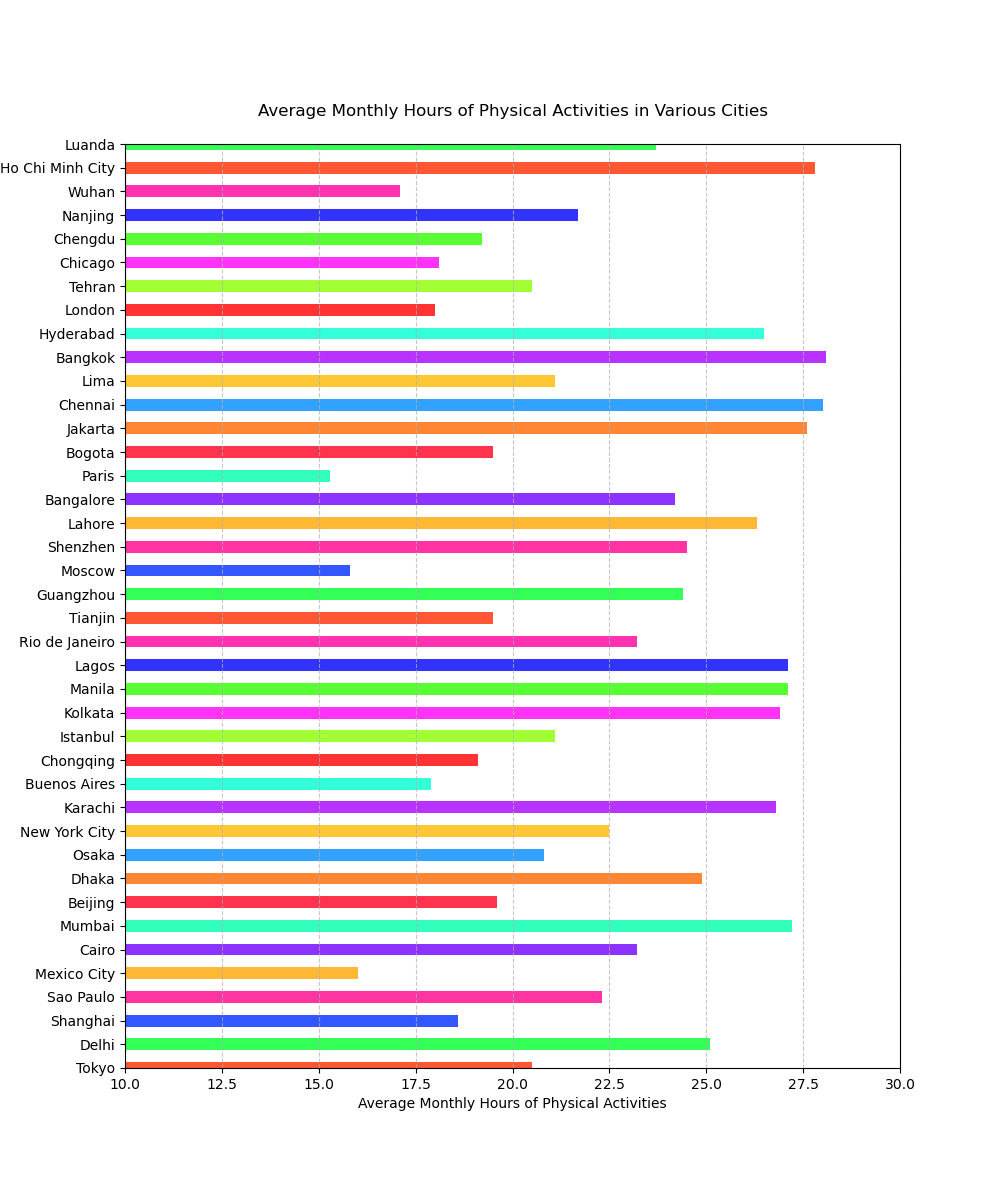

This chart was generated by the following Python code:

import matplotlib.pyplot as plt

# Data
cities = [
    'Tokyo', 'Delhi', 'Shanghai', 'Sao Paulo', 'Mexico City', 
    'Cairo', 'Mumbai', 'Beijing', 'Dhaka', 'Osaka', 
    'New York City', 'Karachi', 'Buenos Aires', 'Chongqing', 
    'Istanbul', 'Kolkata', 'Manila', 'Lagos', 'Rio de Janeiro', 
    'Tianjin', 'Guangzhou', 'Moscow', 'Shenzhen', 'Lahore', 
    'Bangalore', 'Paris', 'Bogota', 'Jakarta', 'Chennai', 
    'Lima', 'Bangkok', 'Hyderabad', 'London', 'Tehran', 
    'Chicago', 'Chengdu', 'Nanjing', 'Wuhan', 'Ho Chi Minh City', 
    'Luanda'
]
activities = [
    20.5, 25.1, 18.6, 22.3, 16.0, 
    23.2, 27.2, 19.6, 24.9, 20.8, 
    22.5, 26.8, 17.9, 19.1, 21.1, 
    26.9, 27.1, 27.1, 23.2, 19.5, 
    24.4, 15.8, 24.5, 26.3, 24.2, 
    15.3, 19.5, 27.6, 28.0, 21.1, 
    28.1, 26.5, 18.0, 20.5, 18.1, 
    19.2, 21.7, 17.1, 27.8, 23.7
]

# Plotting the bar chart
plt.figure(figsize=(10, 12))
plt.barh(cities, activities, height=0.5, color=[
    '#FF5733', '#33FF57', '#3357FF', '#FF33A1', '#FFB833', 
    '#8D33FF', '#33FFBD', '#FF334C', '#FF8633', '#33A1FF',
    '#FFC733', '#B833FF', '#33FFD8', '#FF3333', '#A1FF33',
    '#FF33F7', '#57FF33', '#3333FF', '#FF33AF', '#FF5733',
    '#33FF57', '#3357FF', '#FF33A1', '#FFB833', '#8D33FF',
    '#33FFBD', '#FF334C', '#FF8633', '#33A1FF', '#FFC733',
    '#B833FF', '#33FFD8', '#FF3333', '#A1FF33', '#FF33F7',
    '#57FF33', '#3333FF', '#FF33AF', '#FF5733', '#33FF57'
])

# Customizing the plot
plt.xlabel('Average Monthly Hours of Physical Activities')
plt.title('Average Monthly Hours of Physical Activities in Various Cities', pad=20)
plt.xlim(10, 30)
plt.grid(axis='x', linestyle='--', alpha=0.7)
plt.ylim(0, len(cities)-1)

# Show the plot
plt.show()
